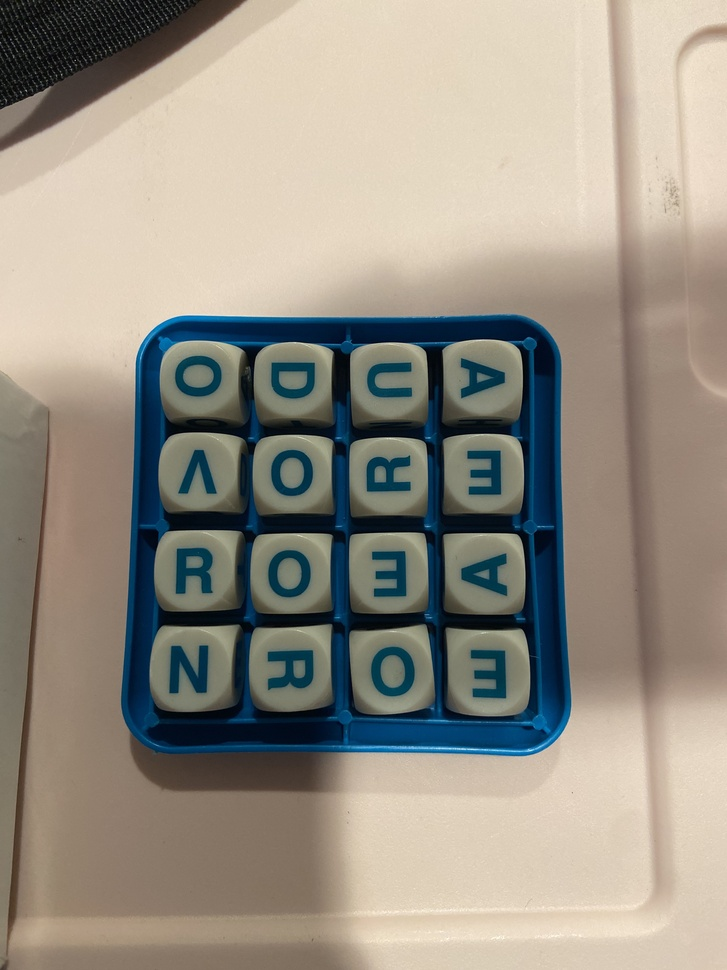
#> input picture boggle_board.jpg, 727 x 970 px, shrunk from 3024 x 4032 before the run
$ python readImage.py
#> lines starting #> are read from the running program, lines starting #| are printed output that depends on the picture; after the words box and inside, x2 and y2 are one past the last pixel; in counts of white or black regions, pixels touching at a corner belong together
import cv2
import numpy as np
import pytesseract

# Load the image
image = cv2.imread("boggle_board.jpg", cv2.IMREAD_GRAYSCALE)
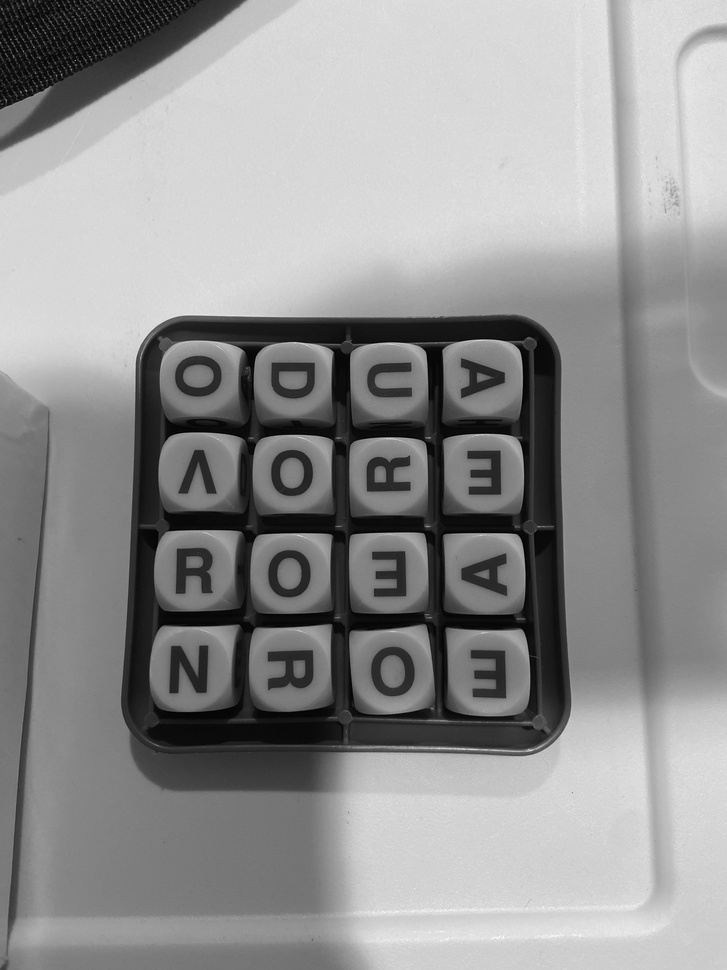
#> image: shape (970, 727); min 0, max 251, mean 145.5

# Threshold the image to convert it to binary
_, binary_image = cv2.threshold(image, 128, 255, cv2.THRESH_BINARY)
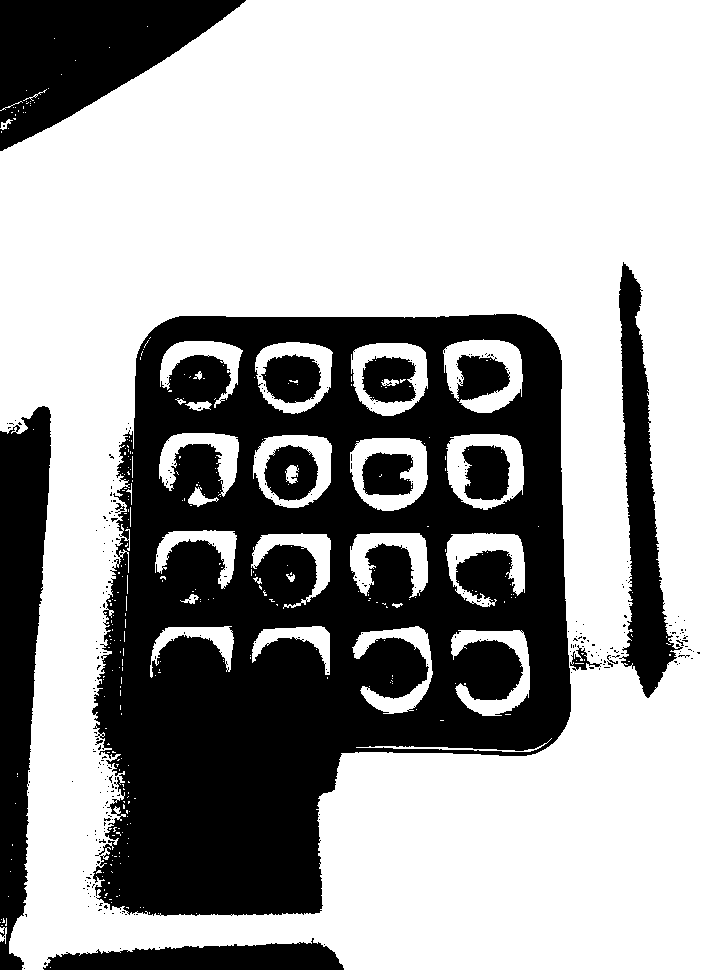
#> binary_image: shape (970, 727); 64.9% white; 304 black regions (291 under 20 px), largest, box (x1, y1, x2, y2) and area: (92, 314, 571, 916) 179478, (0, 0, 246, 151) 20114, (0, 406, 51, 970) 18745

# Define the dimensions of the Boggle board
rows = 4
cols = 4

# Calculate the width and height of each cell in the image
cell_width = image.shape[1] // cols
#> cell_width = 181
cell_height = image.shape[0] // rows
#> cell_height = 242

# Initialize an empty 2D list for the grid
grid = [['' for _ in range(cols)] for _ in range(rows)]
#> grid = [['', '', '', ''], ['', '', '', ''], ['', '', '', ''], ['', '', '', '']]

# Iterate over each cell in the grid
for i in range(rows):
    for j in range(cols):
        # Extract the cell region from the binary image
        cell_image = binary_image[i*cell_height:(i+1)*cell_height, j*cell_width:(j+1)*cell_width]

        # Perform OCR using pytesseract to recognize the character in the cell
#> (the run stopped early here; a loop or call above may not have finished)
